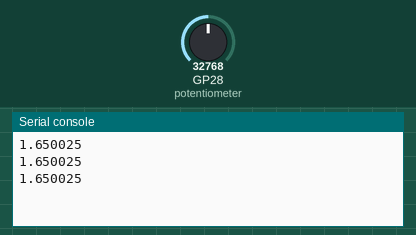
Simulated run of this program. Board: Raspberry Pi Pico running MicroPython. Shown: the last lines printed to the serial console. The inputs (shaded band) are chosen by the test bench; at power-on: GP28 (potentiometer) = 32768 (analog values on the 0–65535 scale).

Above: at 1.2 s.
1.3 s: GP28 (potentiometer) set to 45874
At 1.9 s:
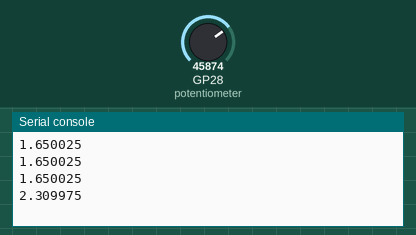
2.8 s: GP28 (potentiometer) set to 57670
At 3.3 s:
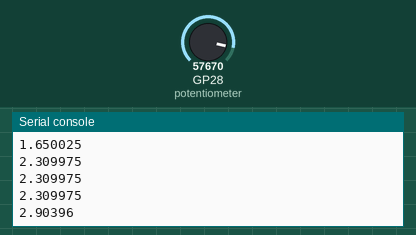
Timing chart, 0 to 5.8 s (numbered marks = the images above; inputs shaded):
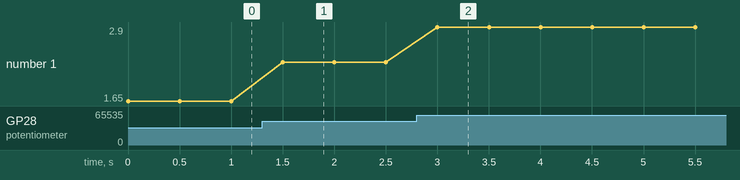

The program:

tutorial5_potentiometer_voltage.py
```python
import machine
from time import sleep

analogInput = 28
# analog pin where the potentiometer is connected
# it will be used to read the voltage from the potentiometer

potentiometer = machine.ADC(analogInput)
# ADC - analog to digital converter
# potentiometer object
# it allows to read analog values from the potentiometer


while True:
    potentiometerVal = potentiometer.read_u16()
    # read the current value from the potentiometer as a 16-bit unsigned integer (0 to 65535)
    voltage = (3.3 / 65535) * potentiometerVal
    # convert the raw ADC value to voltage (in volts) based on a 3.3V reference
    print(voltage)
    sleep(.5)
```

Measured:
- after the input at 1.3 s, the serial console: prints a new line after 0.20 s (image 1)
- after the input at 2.8 s, the serial console: prints a new line after 0.20 s (image 2)
- plotted number 1: 1.65 → 2.31 after the input at 1.3 s, 2.31 → 2.9 after the input at 2.8 s
